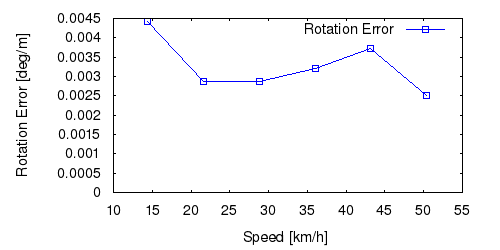

Here is the gnuplot script that generated this plot:
set term postscript eps enhanced color
set output "19_rs.eps"
set size ratio 0.5
set yrange [0:*]
set xlabel "Speed [km/h]"
set ylabel "Rotation Error [deg/m]"
plot "19_rs.txt" using ($1*3.6):($2*57.3) title 'Rotation Error' lc rgb "#0000FF" pt 4 w linespoints
